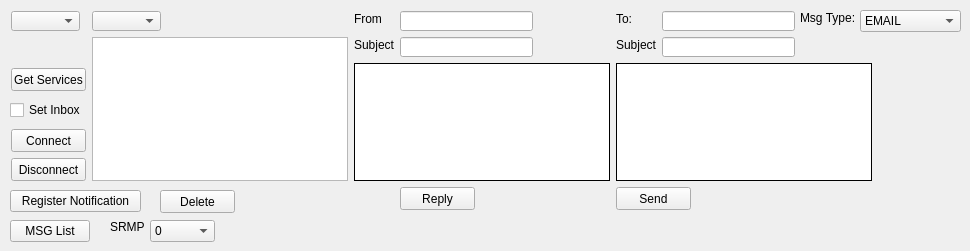
          <widget class="QWidget" name="tabMAPClient">
           <attribute name="title">
            <string>MAP Client</string>
           </attribute>
           <widget class="QComboBox" name="cbMceInstanceList">
            <property name="geometry">
             <rect>
              <x>11</x>
              <y>11</y>
              <width>69</width>
              <height>20</height>
             </rect>
            </property>
           </widget>
           <widget class="QComboBox" name="cbMceFolderList">
            <property name="geometry">
             <rect>
              <x>92</x>
              <y>11</y>
              <width>69</width>
              <height>20</height>
             </rect>
            </property>
           </widget>
           <widget class="QLineEdit" name="edMceFrom">
            <property name="geometry">
             <rect>
              <x>400</x>
              <y>11</y>
              <width>133</width>
              <height>20</height>
             </rect>
            </property>
            <property name="text">
             <string/>
            </property>
            <property name="readOnly">
             <bool>true</bool>
            </property>
           </widget>
           <widget class="QLabel" name="labelMceFrom">
            <property name="geometry">
             <rect>
              <x>354</x>
              <y>11</y>
              <width>28</width>
              <height>16</height>
             </rect>
            </property>
            <property name="text">
             <string>From:</string>
            </property>
           </widget>
           <widget class="QLineEdit" name="edMceTo">
            <property name="geometry">
             <rect>
              <x>662</x>
              <y>11</y>
              <width>133</width>
              <height>20</height>
             </rect>
            </property>
            <property name="text">
             <string/>
            </property>
           </widget>
           <widget class="QLabel" name="labelMceTo">
            <property name="geometry">
             <rect>
              <x>616</x>
              <y>11</y>
              <width>16</width>
              <height>16</height>
             </rect>
            </property>
            <property name="text">
             <string>To:</string>
            </property>
           </widget>
           <widget class="QPushButton" name="btnMceGetServices">
            <property name="geometry">
             <rect>
              <x>11</x>
              <y>68</y>
              <width>75</width>
              <height>23</height>
             </rect>
            </property>
            <property name="text">
             <string>Get Services</string>
            </property>
           </widget>
           <widget class="QListWidget" name="listMceMessages">
            <property name="geometry">
             <rect>
              <x>92</x>
              <y>37</y>
              <width>256</width>
              <height>144</height>
             </rect>
            </property>
           </widget>
           <widget class="QLineEdit" name="edMceFromSubject">
            <property name="geometry">
             <rect>
              <x>400</x>
              <y>37</y>
              <width>133</width>
              <height>20</height>
             </rect>
            </property>
            <property name="text">
             <string/>
            </property>
            <property name="readOnly">
             <bool>true</bool>
            </property>
           </widget>
           <widget class="QLabel" name="labelMceFromSubject">
            <property name="geometry">
             <rect>
              <x>354</x>
              <y>37</y>
              <width>40</width>
              <height>16</height>
             </rect>
            </property>
            <property name="text">
             <string>Subject:</string>
            </property>
           </widget>
           <widget class="QLabel" name="labelMceToSubject">
            <property name="geometry">
             <rect>
              <x>616</x>
              <y>37</y>
              <width>40</width>
              <height>16</height>
             </rect>
            </property>
            <property name="text">
             <string>Subject:</string>
            </property>
           </widget>
           <widget class="QLineEdit" name="edMceToSubject">
            <property name="geometry">
             <rect>
              <x>662</x>
              <y>37</y>
              <width>133</width>
              <height>20</height>
             </rect>
            </property>
            <property name="text">
             <string/>
            </property>
           </widget>
           <widget class="QPlainTextEdit" name="edtMceMessage">
            <property name="geometry">
             <rect>
              <x>354</x>
              <y>63</y>
              <width>256</width>
              <height>118</height>
             </rect>
            </property>
            <property name="frameShape">
             <enum>QFrame::Box</enum>
            </property>
            <property name="frameShadow">
             <enum>QFrame::Plain</enum>
            </property>
            <property name="readOnly">
             <bool>true</bool>
            </property>
           </widget>
           <widget class="QPlainTextEdit" name="edtMceCompose">
            <property name="geometry">
             <rect>
              <x>616</x>
              <y>63</y>
              <width>256</width>
              <height>118</height>
             </rect>
            </property>
            <property name="frameShape">
             <enum>QFrame::Box</enum>
            </property>
            <property name="frameShadow">
             <enum>QFrame::Plain</enum>
            </property>
           </widget>
           <widget class="QPushButton" name="btnMceDelete">
            <property name="geometry">
             <rect>
              <x>160</x>
              <y>190</y>
              <width>75</width>
              <height>23</height>
             </rect>
            </property>
            <property name="text">
             <string>Delete</string>
            </property>
           </widget>
           <widget class="QPushButton" name="btnMceReply">
            <property name="geometry">
             <rect>
              <x>400</x>
              <y>187</y>
              <width>75</width>
              <height>23</height>
             </rect>
            </property>
            <property name="text">
             <string>Reply</string>
            </property>
           </widget>
           <widget class="QPushButton" name="btnMceConnect">
            <property name="geometry">
             <rect>
              <x>11</x>
              <y>129</y>
              <width>75</width>
              <height>23</height>
             </rect>
            </property>
            <property name="text">
             <string>Connect</string>
            </property>
           </widget>
           <widget class="QPushButton" name="btnMceDisconnect">
            <property name="geometry">
             <rect>
              <x>11</x>
              <y>158</y>
              <width>75</width>
              <height>23</height>
             </rect>
            </property>
            <property name="text">
             <string>Disconnect</string>
            </property>
           </widget>
           <widget class="QPushButton" name="btnMceSend">
            <property name="geometry">
             <rect>
              <x>616</x>
              <y>187</y>
              <width>75</width>
              <height>23</height>
             </rect>
            </property>
            <property name="text">
             <string>Send</string>
            </property>
           </widget>
           <widget class="QPushButton" name="btnMceRegNotif">
            <property name="geometry">
             <rect>
              <x>10</x>
              <y>190</y>
              <width>131</width>
              <height>22</height>
             </rect>
            </property>
            <property name="text">
             <string>Register Notification</string>
            </property>
           </widget>
           <widget class="QPushButton" name="btnMceMsgList">
            <property name="geometry">
             <rect>
              <x>10</x>
              <y>220</y>
              <width>80</width>
              <height>22</height>
             </rect>
            </property>
            <property name="text">
             <string>MSG List</string>
            </property>
           </widget>
           <widget class="QLabel" name="label_96">
            <property name="geometry">
             <rect>
              <x>800</x>
              <y>10</y>
              <width>61</width>
              <height>16</height>
             </rect>
            </property>
            <property name="text">
             <string>Msg Type:</string>
            </property>
           </widget>
           <widget class="QComboBox" name="comboBoxMceMsgType">
            <property name="geometry">
             <rect>
              <x>860</x>
              <y>10</y>
              <width>101</width>
              <height>22</height>
             </rect>
            </property>
            <item>
             <property name="text">
              <string>EMAIL</string>
             </property>
            </item>
            <item>
             <property name="text">
              <string>SMS_GSM</string>
             </property>
            </item>
            <item>
             <property name="text">
              <string>SMS_CDMA</string>
             </property>
            </item>
            <item>
             <property name="text">
              <string>MMS</string>
             </property>
            </item>
           </widget>
           <widget class="QLabel" name="label_97">
            <property name="geometry">
             <rect>
              <x>110</x>
              <y>220</y>
              <width>47</width>
              <height>14</height>
             </rect>
            </property>
            <property name="text">
             <string>SRMP</string>
            </property>
           </widget>
           <widget class="QComboBox" name="comboBoxMceSrmp">
            <property name="geometry">
             <rect>
              <x>150</x>
              <y>220</y>
              <width>65</width>
              <height>22</height>
             </rect>
            </property>
            <item>
             <property name="text">
              <string>0</string>
             </property>
            </item>
            <item>
             <property name="text">
              <string>1</string>
             </property>
            </item>
           </widget>
           <widget class="QCheckBox" name="checkBoxMceSetInbox">
            <property name="geometry">
             <rect>
              <x>10</x>
              <y>100</y>
              <width>72</width>
              <height>20</height>
             </rect>
            </property>
            <property name="text">
             <string>Set Inbox</string>
            </property>
           </widget>
          </widget>
